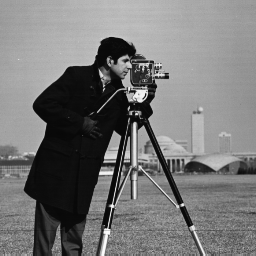
#> input picture TP/TP1/solution/data/cameraman.tif, 256 x 256 px, found by its file name
$ python 2ex.py   (older library calls are emulated)
#> lines starting #> are read from the running program, lines starting #| are printed output that depends on the picture
import random
import matplotlib.pyplot as plt
import cv2
import math
from helpers import mse
from PIL import Image
import copy
import scipy.misc
import numpy as np


print("2_ex.py")


def psnr(img1, img2, alpha=8):
    mse = np.mean( (img1 - img2) ** 2 )
    if mse == 0:
        return 100
    PIXEL_MAX = 255.0
    return 20 * math.log10(PIXEL_MAX / math.sqrt(mse))


# Exercise 2. ex
# (a) Refractor the PNSR definition such that the PSNR is expressed as
# a function of the noise variance σ^2


def mse_from_psnr(psnr, alpha):
    mse_v = math.pow(10, ((psnr - 20 * math.log10(alpha)) / -10))
    return mse_v


# (b) Add Gaussian noise to an image such that the PSNR ratio with the original image is
# 10dB, 20dB, 30dB and 40dB. Use randn, not imnoise.


def get_img_with_gaussian_noise(im, sigma, mu=0):
    for i in range(0, len(im)-1):
        for j in range(0, len(im[i])-1):
            noise = sigma * np.random.randn() + mu
            im[i][j] = noise + float(im[i][j])
    return im


alpha = 8
sigmas = [ mse_from_psnr(psnr_var, alpha) for psnr_var in [10, 20, 30, 40]]
images = [(get_img_with_gaussian_noise(scipy.misc.imread('data/cameraman.tif'), s), s) for s in sigmas]
#> images = 4 items
# images = [(get_img_with_noise(scipy.misc.imread('data/cameraman.tif'), s), s) for s in [0.1, 0.01, 0.001, 0.0001]]

    # cameraman_image_changed = cameraman_image_or

# (c) Show the noisy images on the screen. How do they look?
def save(i, s):
    im = Image.fromarray(i)
    im.save("ex2_" + str(s) + ".png")

[save(i,s) for (i, s) in images]
# (d) Show the histograms for these noisy images, can you explain what you see?

def histo(img, name):
#> called with name = '6.4histo'
    plt.hist(img.ravel(),256,[0,256]);
    plt.savefig(name + ".png")
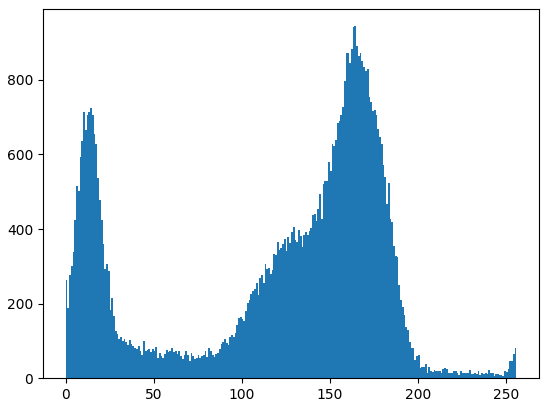
#> figure drawn by matplotlib, 1 panel; tallest bar 944 high, from x = 164 to 165
    # plt.show()

[ histo(i, str(s)+"histo") for (i, s) in images]
#> call 2 of histo, with name = '0.64histo'
#> in histo (call 2), `plt.savefig(name + ".png")`:
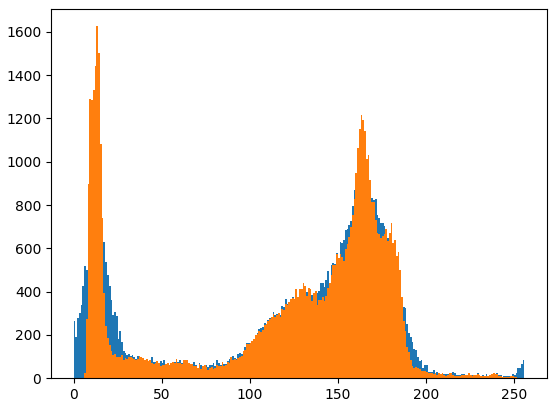
#> figure drawn by matplotlib, 1 panel; tallest bar 944 high, from x = 164 to 165; tallest bar 1626 high, from x = 13 to 14
#> call 3 of histo, with name = '0.06399999999999999histo'
#> in histo (call 3), `plt.savefig(name + ".png")`:
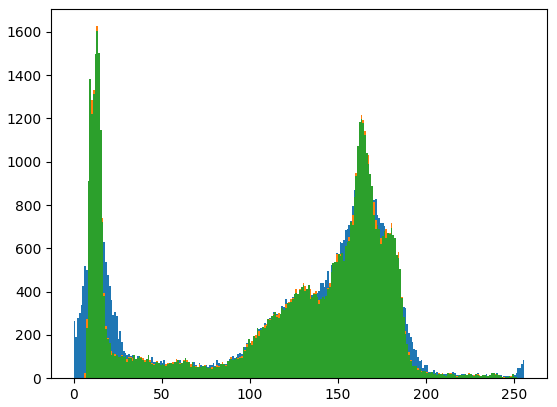
#> figure drawn by matplotlib, 1 panel; tallest bar 944 high, from x = 164 to 165; tallest bar 1626 high, from x = 13 to 14; tallest bar 1605 high, from x = 13 to 14
#> call 4 of histo, with name = '0.006399999999999999histo'
#> in histo (call 4), `plt.savefig(name + ".png")`:
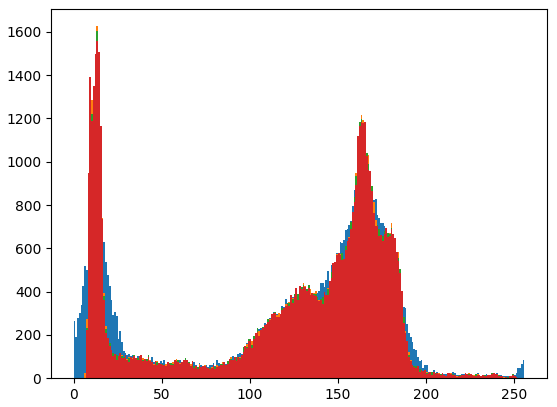
#> figure drawn by matplotlib, 1 panel; tallest bar 944 high, from x = 164 to 165; tallest bar 1626 high, from x = 13 to 14; tallest bar 1605 high, from x = 13 to 14
